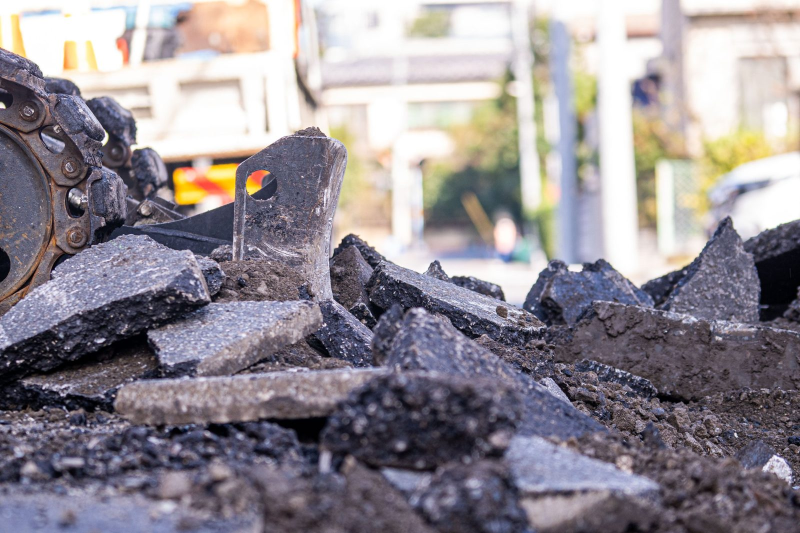
#> input picture assets/photos/asphalt-rubble-track.jpg, 1600 x 1066 px (shown at 1/2 size)
$ python photo_dupes.py
#> lines starting #> are read from the running program, lines starting #| are printed output that depends on the picture
# 写真の重複チェック：assets/photos 内で「見た目がほぼ同じ写真」（同じ元写真・トリミング違い）を探す。
# 新しい写真を追加したら実行し、出てきた組は同じサイトで両方使わない（qa.js の ALIAS に追加する）。
import glob, os, itertools, sys
from PIL import Image
ROOT = os.path.join(os.path.dirname(os.path.abspath(__file__)), "..", "assets", "photos")
if len(sys.argv) > 1: ROOT = sys.argv[1]
def dh(p, n=16):
#> called with n = 16
    im = Image.open(p).convert("L").resize((n + 1, n)); px = list(im.getdata()); b = 0
#> after `im = Image.open(p).convert('L').resize((n + 1, n))`:
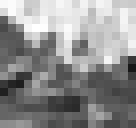
#> im: PIL image 17x16 L (shown 8 times larger); min 23, max 255, mean 143.1
#> after `px = list(im.getdata())`: px = 272 values, max 255 at index 55, min 23 at index 152, mean 143.1
    for y in range(n):
        for x in range(n): b = b << 1 | (px[y * (n + 1) + x] > px[y * (n + 1) + x + 1])
#> after the loop, b = 45989963776090908713980817677828185785340011932642418245346389173987898571997
    return b
H = {os.path.basename(p): dh(p) for p in sorted(glob.glob(os.path.join(ROOT, "*.jpg")))}
hits = [(bin(H[a] ^ H[b]).count("1"), a, b) for a, b in itertools.combinations(H, 2)]
#> hits = []
hits = sorted(h for h in hits if h[0] <= 80)
for d, a, b in hits: print(f"{d:3d}  {a}  ≈  {b}")
#> this loop made 0 passes
print("候補なし" if not hits else f"{len(hits)}組（数値が小さいほど似ている。20以下はほぼ同じ写真）")
#| 候補なし
